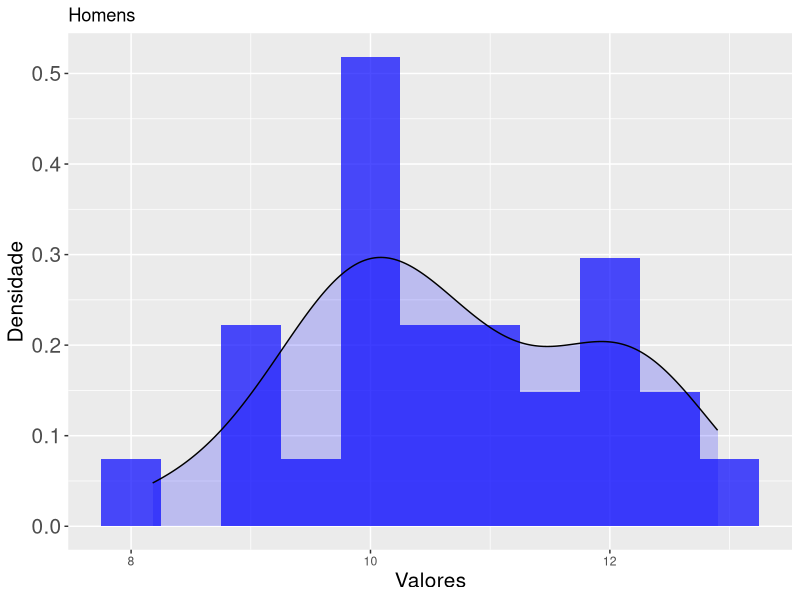
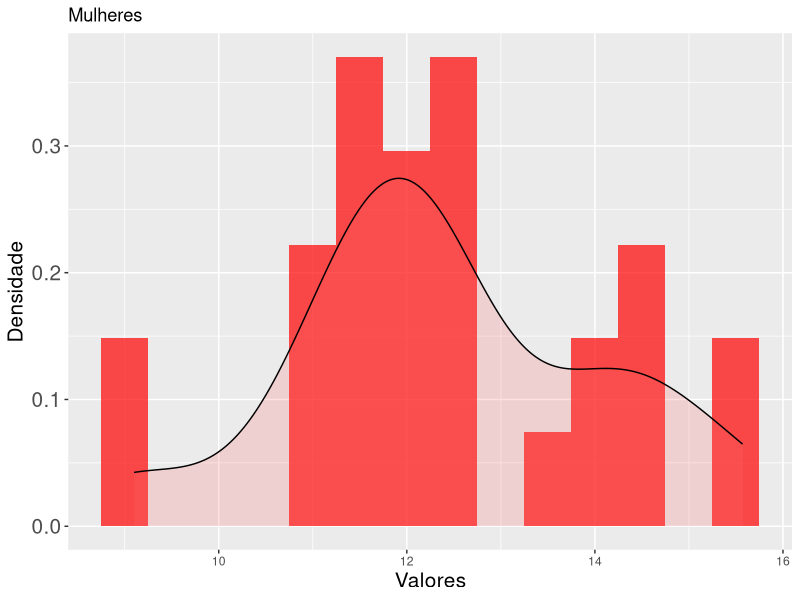
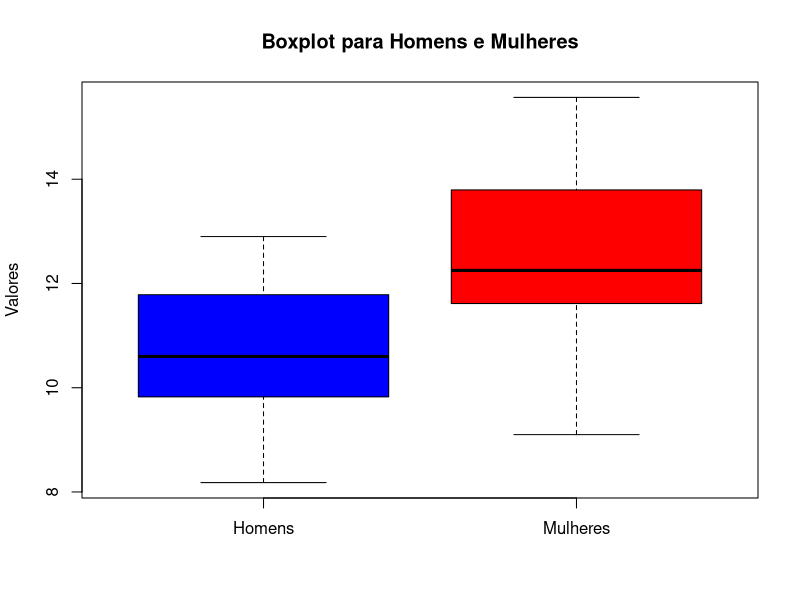
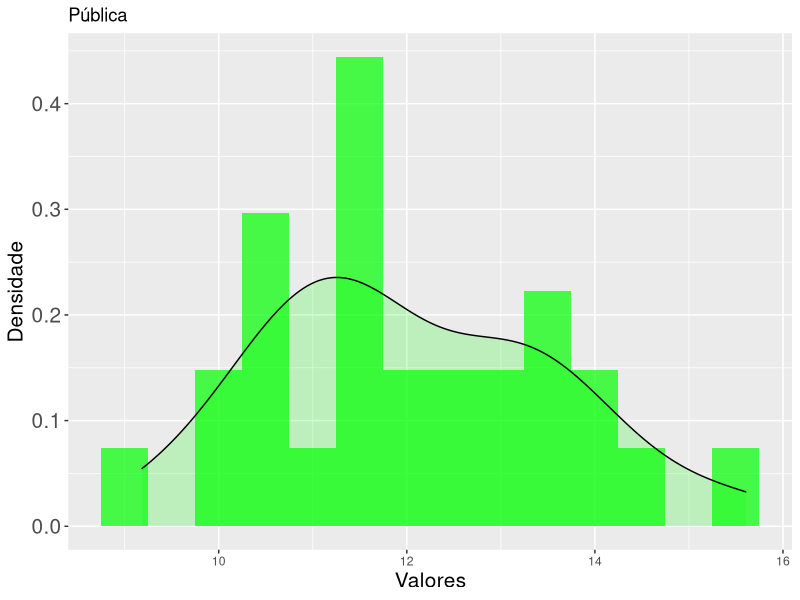
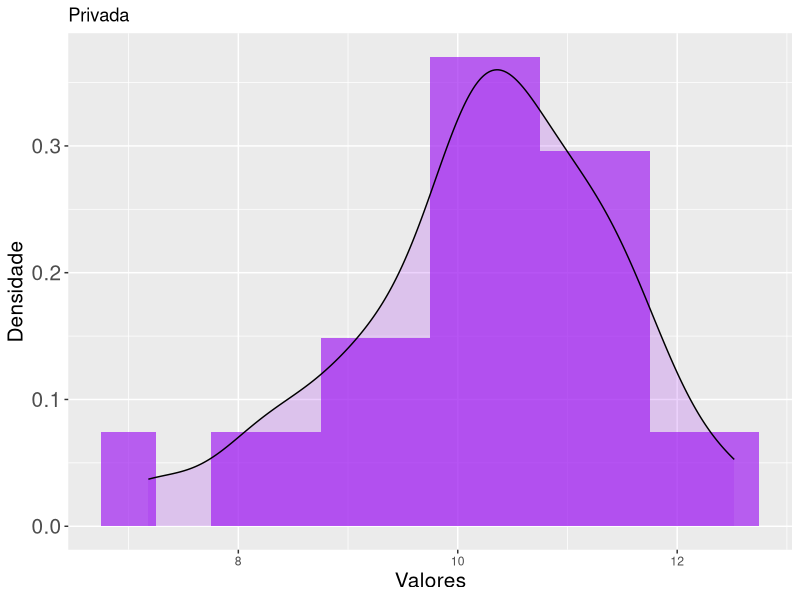
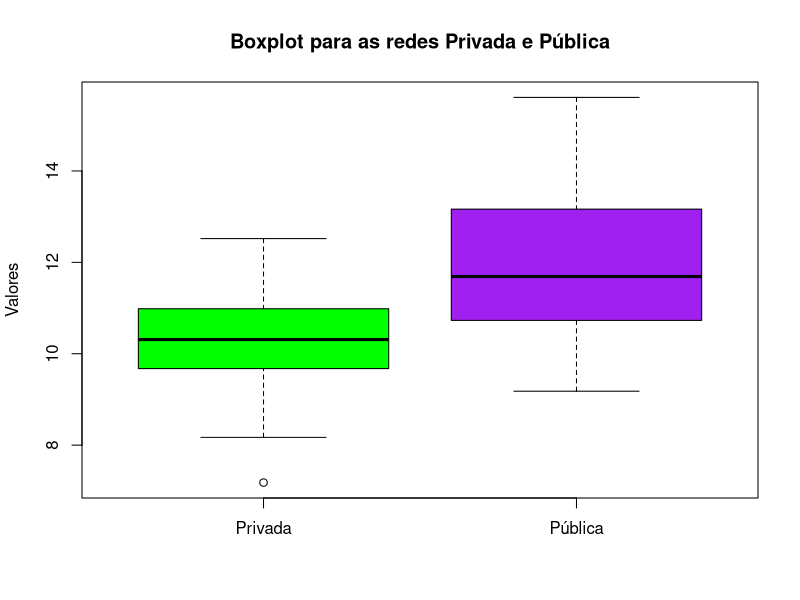
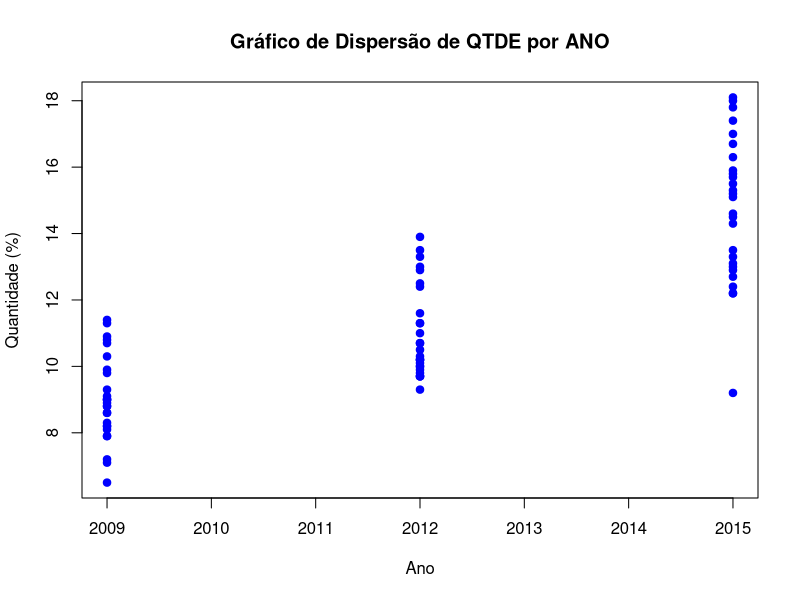

Here is the R script that generated these plots, in order:
# UNIVERSIDADE FEDERAL DO ABC
# INTRODUÇÃO À INFERÊNCIA ESTATÍSTICA - AVALIAÇÃO A2
# PROF. Ailton Paulo de Oliveira Júnior
# José Juliano Amorim Silva - RA: 11202020074
# Luiza Bistane Spetic - RA: 11201921944

# ESTUDO DA PREDOMINANCIA DE CASOS DE VIOLENCIA INTRAFAMILIAR EM ESTUDANTES DO NONO ANO DO ENSINO FUNDAMENTAL

# Carregar as bibliotecas necessárias
library(ggplot2)

# Importar os dados que serão utilizados
dados <- read.csv2("dataset.csv", header = TRUE, sep = ";", stringsAsFactors = FALSE)
rownames(dados) <- dados$Capital
dados <- dados[,-1]
View(dados)

# PERGUNTA 1 — Há diferença no percentual de casos de violência intrafamiliar entre a rede pública e a rede privada de ensino?

# Visualizar a distribuição dos dados de Homens
ggplot(dados, aes(x = Homens)) +
  geom_histogram(aes(y = ..density..), binwidth = 0.5, fill = 'blue', alpha = 0.7) +
  geom_density(alpha = .2, fill = "blue") +
  labs(title = "Homens",
       x = "Valores",
       y = "Densidade") +
  theme(axis.title.y = element_text(size = 15),
        axis.text.y = element_text(size = 15),
        axis.title.x = element_text(size = 15))

# Visualizar a distribuição dos dados de Mulheres
ggplot(dados, aes(x = Mulheres)) +
  geom_histogram(aes(y = ..density..), binwidth = 0.5, fill = 'red', alpha = 0.7) +
  geom_density(alpha = .2, fill = "#FF6666") +
  labs(title = "Mulheres",
       x = "Valores",
       y = "Densidade") + 
  theme(axis.title.y = element_text(size = 15),
        axis.text.y = element_text(size = 15),
        axis.title.x = element_text(size = 15))

# Teste de normalidade de Shapiro-Wilk dos dados de Homens
shapiro.test(dados$Homens)

# Teste de normalidade de Shapiro-Wilk dos dados de Mulheres
shapiro.test(dados$Mulheres)

# Visualizar os dados com boxplot
boxplot(dados$Homens, dados$Mulheres, names = c("Homens", "Mulheres"),
        main = "Boxplot para Homens e Mulheres",
        ylab = "Valores",
        col = c("blue", "red"))

# Teste F de comparação de variâncias
var.test(dados$Homens, dados$Mulheres, alternative = "two.sided", conf.level = 0.95)

# Teste t comparação de médias
t.test(dados$Mulheres, dados$Homens, var.equal = TRUE, alternative = "greater")

# PERGUNTA 2 — Há diferença no percentual de alunos agrediso entre a rede pública e a rede privada de ensino?

# Visualizar a distribuição dos dados da rede Pública
ggplot(dados, aes(x = Publica)) +
  geom_histogram(aes(y = ..density..), binwidth = 0.5, fill = 'green', alpha = 0.7) +
  geom_density(alpha = .2, fill = "green") +
  labs(title = "Pública",
       x = "Valores",
       y = "Densidade") + 
  theme(axis.title.y = element_text(size = 15),
        axis.text.y = element_text(size = 15),
        axis.title.x = element_text(size = 15))

# Visualizar a distribuição dos dados da rede Privada
ggplot(dados, aes(x = Privada)) +
  geom_histogram(aes(y = ..density..), binwidth = 0.5, fill = 'purple', alpha = 0.7) +
  geom_density(alpha = .2, fill = "purple") +
  labs(title = "Privada",
       x = "Valores",
       y = "Densidade") + 
  theme(axis.title.y = element_text(size = 15),
        axis.text.y = element_text(size = 15),
        axis.title.x = element_text(size = 15))

# Teste de normalidade de Shapiro-Wilk dos dados da rede Publica
shapiro.test(dados$Publica)

# Teste de normalidade de Shapiro-Wilk dos dados da rede Privada
shapiro.test(dados$Privada)

# Visualizar os dados com boxplot
boxplot(dados$Privada, dados$Publica, names = c("Privada", "Pública"),
        main = "Boxplot para as redes Privada e Pública",
        ylab = "Valores",
        col = c("green", "purple"))

# Teste F de comparação de variâncias
var.test(dados$Publica, dados$Privada, alternative = "two.sided", conf.level = 0.95)

# Teste t de comparação de médias
t.test(dados$Publica, dados$Privada, var.equal = TRUE, alternative = "greater") 

# PERGUNTA 3 —  Há associação entre porcentagem de casos de violência intrafamiliar e ano?

# Importar os dados que serão utilizados
dados_anos <- read.csv2("dataset-anos.csv", header = TRUE, sep = ";", stringsAsFactors = FALSE)
View(dados_anos)

#Gráfico de dispersão
plot(dados_anos$ANO, dados_anos$QTDE, 
     main = "Gráfico de Dispersão de QTDE por ANO", 
     xlab = "Ano", 
     ylab = "Quantidade (%)",
     pch = 19,     # Tipo de ponto
     col = "blue")

#Regressão linear
summary(lm(QTDE ~ ANO, data = dados_anos))
